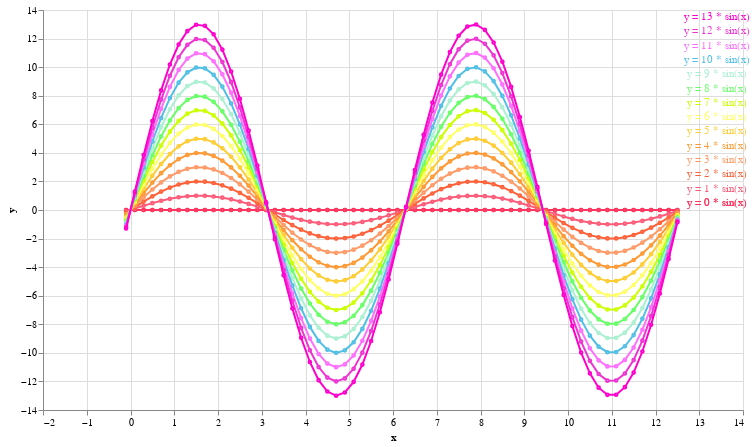

The cell this chart's notebook holds for it:
### Code cell
color_lst = ['#FF355E', '#FD5B78', '#FF6037', '#FF9966', '#FF9933', '#FFCC33',
             '#FFFF66', '#CCFF00', '#66FF66', '#AAF0D1', '#50BFE6', '#FF6EFF',
             '#EE34D2', '#FF00CC']
data = alt.sequence(-.1, 12.7, .2, as_='x')
base = alt.Chart(data).encode(x='x:Q').properties(width=700, height=400)
line = lambda i: base.transform_calculate(y='%d * sin(datum.x)'%i)\
                     .mark_line(color=color_lst[i], description=str(i),
                                point=alt.OverlayMarkDef(
                                    color=color_lst[i], size=7,
                                    filled=False, fill="white"))\
                     .encode(y='y:Q')
text = lambda i: alt.Chart({'values':[{'x': 13.4, 'y': .5+i}]}).mark_text(
    text='y = %d * sin(x)'%i, color=color_lst[i]).encode(x='x:Q', y='y:Q')
def psum(start, end):
    s = line(start) + text(start)
    for i in range(start, end+1): s += line(i) + text(i)
    return s
(psum(0, 13)).resolve_scale()

### Figure 1 — Vega-Lite specification as saved in the notebook (floating-point values rounded to 4 significant figures)
{"config": {"view": {"continuousWidth": 400, "continuousHeight": 300}}, "layer": [{"data": {"sequence": {"start": -0.1, "stop": 12.7, "step": 0.2, "as": "x"}}, "mark": {"type": "line", "color": "#FF355E", "description": "0", "point": {"color": "#FF355E", "fill": "white", "filled": false, "size": 7}}, "encoding": {"x": {"field": "x", "type": "quantitative"}, "y": {"field": "y", "type": "quantitative"}}, "height": 400, "transform": [{"calculate": "0 * sin(datum.x)", "as": "y"}], "width": 700}, {"data": {"name": "data-59b6ebc35bec7d763956c72a60b59200"}, "mark": {"type": "text", "color": "#FF355E", "text": "y = 0 * sin(x)"}, "encoding": {"x": {"field": "x", "type": "quantitative"}, "y": {"field": "y", "type": "quantitative"}}}, {"layer": [{"data": {"sequence": {"start": -0.1, "stop": 12.7, "step": 0.2, "as": "x"}}, "mark": {"type": "line", "color": "#FF355E", "description": "0", "point": {"color": "#FF355E", "fill": "white", "filled": false, "size": 7}}, "encoding": {"x": {"field": "x", "type": "quantitative"}, "y": {"field": "y", "type": "quantitative"}}, "height": 400, "transform": [{"calculate": "0 * sin(datum.x)", "as": "y"}], "width": 700}, {"data": {"name": "data-59b6ebc35bec7d763956c72a60b59200"}, "mark": {"type": "text", "color": "#FF355E", "text": "y = 0 * sin(x)"}, "encoding": {"x": {"field": "x", "type": "quantitative"}, "y": {"field": "y", "type": "quantitative"}}}]}, {"layer": [{"data": {"sequence": {"start": -0.1, "stop": 12.7, "step": 0.2, "as": "x"}}, "mark": {"type": "line", "color": "#FD5B78", "description": "1", "point": {"color": "#FD5B78", "fill": "white", "filled": false, "size": 7}}, "encoding": {"x": {"field": "x", "type": "quantitative"}, "y": {"field": "y", "type": "quantitative"}}, "height": 400, "transform": [{"calculate": "1 * sin(datum.x)", "as": "y"}], "width": 700}, {"data": {"name": "data-20b78b1f1fe2e56442c1de0d6823113c"}, "mark": {"type": "text", "color": "#FD5B78", "text": "y = 1 * sin(x)"}, "encoding": {"x": {"field": "x", "type": "quantitative"}, "y": {"field": "y", "type": "quantitative"}}}]}, {"layer": [{"data": {"sequence": {"start": -0.1, "stop": 12.7, "step": 0.2, "as": "x"}}, "mark": {"type": "line", "color": "#FF6037", "description": "2", "point": {"color": "#FF6037", "fill": "white", "filled": false, "size": 7}}, "encoding": {"x": {"field": "x", "type": "quantitative"}, "y": {"field": "y", "type": "quantitative"}}, "height": 400, "transform": [{"calculate": "2 * sin(datum.x)", "as": "y"}], "width": 700}, {"data": {"name": "data-0f0e9b816ab986dc11dba223e09bf68a"}, "mark": {"type": "text", "color": "#FF6037", "text": "y = 2 * sin(x)"}, "encoding": {"x": {"field": "x", "type": "quantitative"}, "y": {"field": "y", "type": "quantitative"}}}]}, {"layer": [{"data": {"sequence": {"start": -0.1, "stop": 12.7, "step": 0.2, "as": "x"}}, "mark": {"type": "line", "color": "#FF9966", "description": "3", "point": {"color": "#FF9966", "fill": "white", "filled": false, "size": 7}}, "encoding": {"x": {"field": "x", "type": "quantitative"}, "y": {"field": "y", "type": "quantitative"}}, "height": 400, "transform": [{"calculate": "3 * sin(datum.x)", "as": "y"}], "width": 700}, {"data": {"name": "data-69f92ffa4b932d5766082c318dccad5a"}, "mark": {"type": "text", "color": "#FF9966", "text": "y = 3 * sin(x)"}, "encoding": {"x": {"field": "x", "type": "quantitative"}, "y": {"field": "y", "type": "quantitative"}}}]}, {"layer": [{"data": {"sequence": {"start": -0.1, "stop": 12.7, "step": 0.2, "as": "x"}}, "mark": {"type": "line", "color": "#FF9933", "description": "4", "point": {"color": "#FF9933", "fill": "white", "filled": false, "size": 7}}, "encoding": {"x": {"field": "x", "type": "quantitative"}, "y": {"field": "y", "type": "quantitative"}}, "height": 400, "transform": [{"calculate": "4 * sin(datum.x)", "as": "y"}], "width": 700}, {"data": {"name": "data-a4c9f700a79d507b5a022f5660246d4c"}, "mark": {"type": "text", "color": "#FF9933", "text": "y = 4 * sin(x)"}, "encoding": {"x": {"field": "x", "type": "quantitative"}, "y": {"field": "y", "type": "quantitative"}}}]}, {"layer": [{"data": {"sequence": {"start": -0.1, "stop": 12.7, "step": 0.2, "as": "x"}}, "mark": {"type": "line", "color": "#FFCC33", "description": "5", "point": {"color": "#FFCC33", "fill": "white", "filled": false, "size": 7}}, "encoding": {"x": {"field": "x", "type": "quantitative"}, "y": {"field": "y", "type": "quantitative"}}, "height": 400, "transform": [{"calculate": "5 * sin(datum.x)", "as": "y"}], "width": 700}, {"data": {"name": "data-43250a9cd552a212cea763f17af2fa33"}, "mark": {"type": "text", "color": "#FFCC33", "text": "y = 5 * sin(x)"}, "encoding": {"x": {"field": "x", "type": "quantitative"}, "y": {"field": "y", "type": "quantitative"}}}]}, {"layer": [{"data": {"sequence": {"start": -0.1, "stop": 12.7, "step": 0.2, "as": "x"}}, "mark": {"type": "line", "color": "#FFFF66", "description": "6", "point": {"color": "#FFFF66", "fill": "white", "filled": false, "size": 7}}, "encoding": {"x": {"field": "x", "type": "quantitative"}, "y": {"field": "y", "type": "quantitative"}}, "height": 400, "transform": [{"calculate": "6 * sin(datum.x)", "as": "y"}], "width": 700}, {"data": {"name": "data-4bc51cd088e0a233418288db76e790aa"}, "mark": {"type": "text", "color": "#FFFF66", "text": "y = 6 * sin(x)"}, "encoding": {"x": {"field": "x", "type": "quantitative"}, "y": {"field": "y", "type": "quantitative"}}}]}, {"layer": [{"data": {"sequence": {"start": -0.1, "stop": 12.7, "step": 0.2, "as": "x"}}, "mark": {"type": "line", "color": "#CCFF00", "description": "7", "point": {"color": "#CCFF00", "fill": "white", "filled": false, "size": 7}}, "encoding": {"x": {"field": "x", "type": "quantitative"}, "y": {"field": "y", "type": "quantitative"}}, "height": 400, "transform": [{"calculate": "7 * sin(datum.x)", "as": "y"}], "width": 700}, {"data": {"name": "data-ccf7ada0a2861ac0f68a1c1cd753c244"}, "mark": {"type": "text", "color": "#CCFF00", "text": "y = 7 * sin(x)"}, "encoding": {"x": {"field": "x", "type": "quantitative"}, "y": {"field": "y", "type": "quantitative"}}}]}, {"layer": [{"data": {"sequence": {"start": -0.1, "stop": 12.7, "step": 0.2, "as": "x"}}, "mark": {"type": "line", "color": "#66FF66", "description": "8", "point": {"color": "#66FF66", "fill": "white", "filled": false, "size": 7}}, "encoding": {"x": {"field": "x", "type": "quantitative"}, "y": {"field": "y", "type": "quantitative"}}, "height": 400, "transform": [{"calculate": "8 * sin(datum.x)", "as": "y"}], "width": 700}, {"data": {"name": "data-a4272504f86e1e4f936dcc3a0f1b011e"}, "mark": {"type": "text", "color": "#66FF66", "text": "y = 8 * sin(x)"}, "encoding": {"x": {"field": "x", "type": "quantitative"}, "y": {"field": "y", "type": "quantitative"}}}]}, {"layer": [{"data": {"sequence": {"start": -0.1, "stop": 12.7, "step": 0.2, "as": "x"}}, "mark": {"type": "line", "color": "#AAF0D1", "description": "9", "point": {"color": "#AAF0D1", "fill": "white", "filled": false, "size": 7}}, "encoding": {"x": {"field": "x", "type": "quantitative"}, "y": {"field": "y", "type": "quantitative"}}, "height": 400, "transform": [{"calculate": "9 * sin(datum.x)", "as": "y"}], "width": 700}, {"data": {"name": "data-18f083012403c91d77ee277073abadd1"}, "mark": {"type": "text", "color": "#AAF0D1", "text": "y = 9 * sin(x)"}, "encoding": {"x": {"field": "x", "type": "quantitative"}, "y": {"field": "y", "type": "quantitative"}}}]}, {"layer": [{"data": {"sequence": {"start": -0.1, "stop": 12.7, "step": 0.2, "as": "x"}}, "mark": {"type": "line", "color": "#50BFE6", "description": "10", "point": {"color": "#50BFE6", "fill": "white", "filled": false, "size": 7}}, "encoding": {"x": {"field": "x", "type": "quantitative"}, "y": {"field": "y", "type": "quantitative"}}, "height": 400, "transform": [{"calculate": "10 * sin(datum.x)", "as": "y"}], "width": 700}, {"data": {"name": "data-d3026bf9ab2036853bdc8d49c1feab33"}, "mark": {"type": "text", "color": "#50BFE6", "text": "y = 10 * sin(x)"}, "encoding": {"x": {"field": "x", "type": "quantitative"}, "y": {"field": "y", "type": "quantitative"}}}]}, {"layer": [{"data": {"sequence": {"start": -0.1, "stop": 12.7, "step": 0.2, "as": "x"}}, "mark": {"type": "line", "color": "#FF6EFF", "description": "11", "point": {"color": "#FF6EFF", "fill": "white", "filled": false, "size": 7}}, "encoding": {"x": {"field": "x", "type": "quantitative"}, "y": {"field": "y", "type": "quantitative"}}, "height": 400, "transform": [{"calculate": "11 * sin(datum.x)", "as": "y"}], "width": 700}, {"data": {"name": "data-8cae5adc18d306046ddcbc0ba48976ab"}, "mark": {"type": "text", "color": "#FF6EFF", "text": "y = 11 * sin(x)"}, "encoding": {"x": {"field": "x", "type": "quantitative"}, "y": {"field": "y", "type": "quantitative"}}}]}, {"layer": [{"data": {"sequence": {"start": -0.1, "stop": 12.7, "step": 0.2, "as": "x"}}, "mark": {"type": "line", "color": "#EE34D2", "description": "12", "point": {"color": "#EE34D2", "fill": "white", "filled": false, "size": 7}}, "encoding": {"x": {"field": "x", "type": "quantitative"}, "y": {"field": "y", "type": "quantitative"}}, "height": 400, "transform": [{"calculate": "12 * sin(datum.x)", "as": "y"}], "width": 700}, {"data": {"name": "data-b48d059176c0f11086a8fe19c45ba7a3"}, "mark": {"type": "text", "color": "#EE34D2", "text": "y = 12 * sin(x)"}, "encoding": {"x": {"field": "x", "type": "quantitative"}, "y": {"field": "y", "type": "quantitative"}}}]}, {"layer": [{"data": {"sequence": {"start": -0.1, "stop": 12.7, "step": 0.2, "as": "x"}}, "mark": {"type": "line", "color": "#FF00CC", "description": "13", "point": {"color": "#FF00CC", "fill": "white", "filled": false, "size": 7}}, "encoding": {"x": {"field": "x", "type": "quantitative"}, "y": {"field": "y", "type": "quantitative"}}, "height": 400, "transform": [{"calculate": "13 * sin(datum.x)", "as": "y"}], "width": 700}, {"data": {"name": "data-955ac43c4887fc3875f263c5fb735e44"}, "mark": {"type": "text", "color": "#FF00CC", "text": "y = 13 * sin(x)"}, "encoding": {"x": {"field": "x", "type": "quantitative"}, "y": {"field": "y", "type": "quantitative"}}}]}], "resolve": {"scale": {}}, "$schema": "https://vega.github.io/schema/vega-lite/v4.17.0.json", "datasets": {"data-59b6ebc35bec7d763956c72a60b59200": [{"x": 13.4, "y": 0.5}], "data-20b78b1f1fe2e56442c1de0d6823113c": [{"x": 13.4, "y": 1.5}], "data-0f0e9b816ab986dc11dba223e09bf68a": [{"x": 13.4, "y": 2.5}], "data-69f92ffa4b932d5766082c318dccad5a": [{"x": 13.4, "y": 3.5}], "data-a4c9f700a79d507b5a022f5660246d4c": [{"x": 13.4, "y": 4.5}], "data-43250a9cd552a212cea763f17af2fa33": [{"x": 13.4, "y": 5.5}], "data-4bc51cd088e0a233418288db76e790aa": [{"x": 13.4, "y": 6.5}], "data-ccf7ada0a2861ac0f68a1c1cd753c244": [{"x": 13.4, "y": 7.5}], "data-a4272504f86e1e4f936dcc3a0f1b011e": [{"x": 13.4, "y": 8.5}], "data-18f083012403c91d77ee277073abadd1": [{"x": 13.4, "y": 9.5}], "data-d3026bf9ab2036853bdc8d49c1feab33": [{"x": 13.4, "y": 10.5}], "data-8cae5adc18d306046ddcbc0ba48976ab": [{"x": 13.4, "y": 11.5}], "data-b48d059176c0f11086a8fe19c45ba7a3": [{"x": 13.4, "y": 12.5}], "data-955ac43c4887fc3875f263c5fb735e44": [{"x": 13.4, "y": 13.5}]}}
